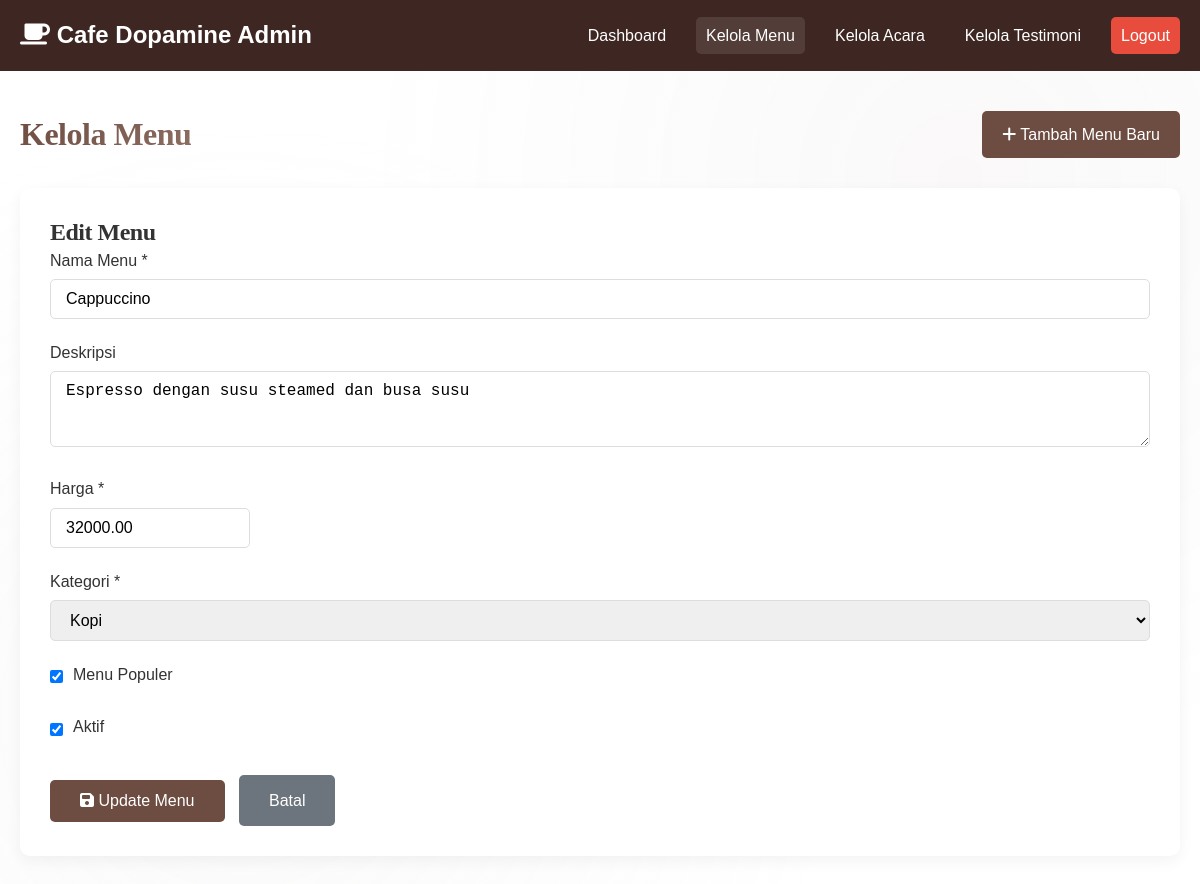
/admin/manage_menu.php?edit=2 (signed in), run on the app's committed database.
### tables this page shows
CREATE TABLE `menu_items` (
  `id` int(11) NOT NULL,
  `name` varchar(100) NOT NULL,
  `description` text DEFAULT NULL,
  `price` decimal(10,2) NOT NULL,
  `category` enum('coffee','non-coffee','food','dessert') NOT NULL,
  `image` varchar(255) DEFAULT NULL,
  `is_popular` tinyint(1) DEFAULT 0,
  `is_active` tinyint(1) DEFAULT 1,
  `created_at` timestamp NOT NULL DEFAULT current_timestamp(),
  `updated_at` timestamp NOT NULL DEFAULT current_timestamp() ON UPDATE current_timestamp()
);

### admin/manage_menu.php (the view, shortened to what this page needs)
<?php
require_once '../includes/database.php';
?>
<!DOCTYPE html>
<html lang="id">
<head>
    <link rel="stylesheet" href="../css/style.css">
    <link rel="stylesheet" href="https://cdnjs.cloudflare.com/ajax/libs/font-awesome/6.4.0/css/all.min.css">
</head>
<body>
    <header class="admin-header">
        <div class="container">
            <nav class="admin-nav">
                <div class="admin-logo">
                    <i class="fas fa-coffee"></i> Cafe Dopamine Admin
                </div>
                <div class="admin-nav-links">
                    <a href="dashboard.php">Dashboard</a>
                    <a href="manage_menu.php" class="active">Kelola Menu</a>
                    <a href="manage_events.php">Kelola Acara</a>
                    <a href="manage_testimonials.php">Kelola Testimoni</a>
                    <a href="logout.php" class="logout-btn">Logout</a>
                </div>
            </nav>
        </div>
    </header>
    <main class="admin-container">
        <div class="admin-title">
            <h1>Kelola Menu</h1>
            <a href="manage_menu.php?action=add" class="btn-add">
                <i class="fas fa-plus"></i> Tambah Menu Baru
            </a>
        </div>
        <?php if (isset($_GET['action']) && $_GET['action'] === 'add'): ?>
            <div class="form-container">
                <h2>Tambah Menu Baru</h2>
                <form method="POST" action="">
                    <input type="hidden" name="action" value="add">
                    <div class="form-group">
                        <label for="name">Nama Menu *</label>
                        <input type="text" id="name" name="name" class="form-control" required>
                    </div>
                    <div class="form-group">
                        <label for="description">Deskripsi</label>
                        <textarea id="description" name="description" class="form-control" rows="3"></textarea>
                    </div>
                    <div class="form-group">
                        <label for="price">Harga *</label>
                        <input type="number" id="price" name="price" class="form-control price-input" min="0" step="100" required>
                    </div>
                    <div class="form-group">
                        <label for="category">Kategori *</label>
                        <select id="category" name="category" class="form-control" required>
                            <option value="coffee">Kopi</option>
                            <option value="non-coffee">Non-Kopi</option>
                            <option value="food">Makanan</option>
                            <option value="dessert">Dessert</option>
                        </select>
                    </div>
                    <div class="form-group">
                        <div class="checkbox-group">
                            <input type="checkbox" id="is_popular" name="is_popular" value="1">
                            <label for="is_popular">Menu Populer</label>
                        </div>
                    </div>
                    <div class="form-group">
                        <div class="checkbox-group">
                            <input type="checkbox" id="is_active" name="is_active" value="1" checked>
                            <label for="is_active">Aktif</label>
                        </div>
                    </div>
                    <div class="form-actions">
                        <button type="submit" class="btn-submit">
                            <i class="fas fa-save"></i> Simpan Menu
                        </button>
                        <a href="manage_menu.php" class="btn-cancel">Batal</a>
                    </div>
                </form>
            </div>
        <?php elseif (isset($_GET['edit'])):
            $id = intval($_GET['edit']);
            $result = $conn->query("SELECT * FROM menu_items WHERE id = $id");
            $menu_item = $result->fetch_assoc();
            if ($menu_item):
        ?>
            <div class="form-container">
                <h2>Edit Menu</h2>
                <form method="POST" action="">
                    <div class="form-group">
                        <label for="name">Nama Menu *</label>
                        <input type="text" id="name" name="name" class="form-control" value="<?php echo htmlspecialchars($menu_item['name']); ?>" required>
                    </div>
                    <div class="form-group">
                        <label for="description">Deskripsi</label>
                        <textarea id="description" name="description" class="form-control" rows="3"><?php echo htmlspecialchars($menu_item['description']); ?></textarea>
                    </div>
                    <div class="form-group">
                        <label for="price">Harga *</label>
                        <input type="number" id="price" name="price" class="form-control price-input" value="<?php echo $menu_item['price']; ?>" min="0" step="100" required>
                    </div>
                    <div class="form-group">
                        <label for="category">Kategori *</label>
                        <select id="category" name="category" class="form-control" required>
                            <option value="coffee" <?php echo $menu_item['category'] === 'coffee' ? 'selected' : ''; ?>>Kopi</option>
                        </select>
                    </div>
                    <div class="form-group">
                        <div class="checkbox-group">
                            <input type="checkbox" id="is_popular" name="is_popular" value="1" <?php echo $menu_item['is_popular'] ? 'checked' : ''; ?>>
                            <label for="is_popular">Menu Populer</label>
                        </div>
                    </div>
                    <div class="form-group">
                        <div class="checkbox-group">
                            <input type="checkbox" id="is_active" name="is_active" value="1" <?php echo $menu_item['is_active'] ? 'checked' : ''; ?>>
                            <label for="is_active">Aktif</label>
                        </div>
                    </div>
                    <div class="form-actions">
                        <button type="submit" class="btn-submit">
                            <i class="fas fa-save"></i> Update Menu
                        </button>
                        <a href="manage_menu.php" class="btn-cancel">Batal</a>
                    </div>
                </form>
            </div>
        <?php
            else:
                echo '<div class="message error">Menu item tidak ditemukan!</div>';
            endif;
        endif; ?>
    </main>
</body>
</html>

### css/style.css (style rules this page uses)
* { margin: 0; padding: 0; box-sizing: border-box; }
html { scroll-behavior: smooth; scroll-padding-top: 100px; }
:root { --primary-color: #6d4c41; --secondary-color: #a1887f; --accent-color: #d7ccc8; --light-color: #f5f5f5; --dark-color: #3e2723; --text-color: #333333; --text-light: #777777; --white: #ffffff; --shadow: 0 10px 30px rgba(0, 0, 0, 0.08); --shadow-hover: 0 20px 40px rgba(0, 0, 0, 0.15); --transition: all 0.4s cubic-bezier(0.175, 0.885, 0.32, 1.1); --border-radius: 16px; --gradient-primary: linear-gradient(135deg, #6d4c41 0%, #8d6e63 100%); --gradient-light: linear-gradient(135deg, #f9f5f3 0%, #f0e6e1 100%); }
body { font-family: 'Poppins', sans-serif; color: var(--text-color); background-color: var(--white); line-height: 1.7; overflow-x: hidden; position: relative; }
body::before { content: ''; position: fixed; top: 0; left: 0; width: 100%; height: 100%; background: radial-gradient(circle at 20% 80%, rgba(215, 204, 200, 0.1) 0%, transparent 50%), radial-gradient(circle at 80% 20%, rgba(161, 136, 127, 0.05) 0%, transparent 50%); pointer-events: none; z-index: -1; }
.container { width: 100%; max-width: 1200px; margin: 0 auto; padding: 0 20px; }
h1, h2, h3, h4 { font-family: 'Playfair Display', serif; font-weight: 700; line-height: 1.2; letter-spacing: -0.5px; }
h1 { background: var(--gradient-primary); -webkit-background-clip: text; -webkit-text-fill-color: transparent; background-clip: text; }
a { text-decoration: none; color: inherit; transition: var(--transition); }

### admin/manage_menu.php (style rules this page uses)
.admin-header { background-color: var(--dark-color); color: white; padding: 15px 0; position: sticky; top: 0; z-index: 100; }
.admin-nav { display: flex; justify-content: space-between; align-items: center; }
.admin-logo { font-size: 1.5rem; font-weight: 600; }
.admin-nav-links { display: flex; gap: 20px; }
.admin-nav-links a { color: white; padding: 5px 10px; border-radius: 5px; transition: var(--transition); }
.admin-nav-links a:hover, .admin-nav-links a.active { background-color: rgba(255,255,255,0.1); }
.logout-btn { background: #e74c3c; }
.admin-container { padding: 40px 20px; max-width: 1200px; margin: 0 auto; }
.admin-title { margin-bottom: 30px; color: var(--dark-color); display: flex; justify-content: space-between; align-items: center; }
.btn-add { background-color: var(--primary-color); color: white; padding: 10px 20px; border-radius: 5px; text-decoration: none; transition: var(--transition); }
.form-container { background: white; border-radius: 10px; padding: 30px; box-shadow: 0 5px 15px rgba(0,0,0,0.05); }
.form-group { margin-bottom: 20px; }
.form-group label { display: block; margin-bottom: 5px; font-weight: 500; }
.form-control { width: 100%; padding: 10px 15px; border: 1px solid #ddd; border-radius: 5px; font-size: 16px; transition: var(--transition); }
.checkbox-group { display: flex; align-items: center; gap: 10px; }
.checkbox-group input { width: auto; }
.btn-submit { background-color: var(--primary-color); color: white; border: none; padding: 12px 30px; border-radius: 5px; font-size: 16px; cursor: pointer; transition: var(--transition); }
.btn-cancel { background-color: #6c757d; color: white; border: none; padding: 12px 30px; border-radius: 5px; font-size: 16px; cursor: pointer; transition: var(--transition); text-decoration: none; display: inline-block; margin-left: 10px; }
.form-actions { margin-top: 30px; }
.price-input { max-width: 200px; }

### data on the page
menu_items: name "Cappuccino", description "Espresso dengan susu steamed dan busa susu", price "32000.00", category "Kopi", is_popular "☑", is_active "☑"
